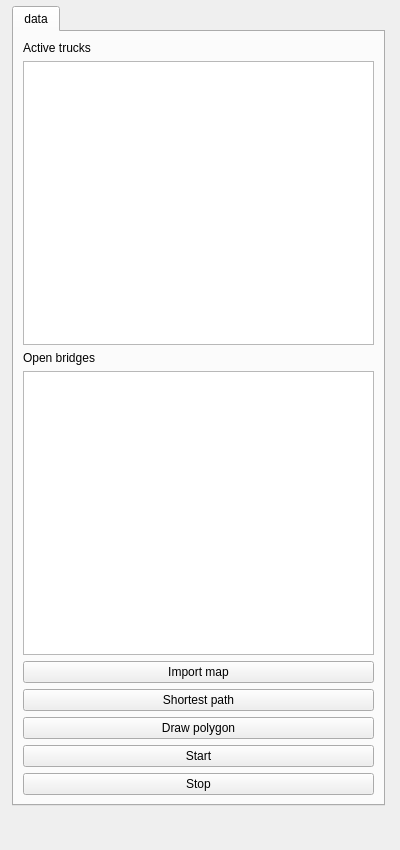
<?xml version="1.0" encoding="UTF-8"?>
<ui version="4.0">
 <class>SpatialDecisionDockWidgetBase</class>
 <widget class="QDockWidget" name="SpatialDecisionDockWidgetBase">
  <property name="geometry">
   <rect>
    <x>0</x>
    <y>0</y>
    <width>400</width>
    <height>850</height>
   </rect>
  </property>
  <property name="maximumSize">
   <size>
    <width>400</width>
    <height>850</height>
   </size>
  </property>
  <property name="windowTitle">
   <string>SDSS Template</string>
  </property>
  <widget class="QWidget" name="dockWidgetContents">
   <widget class="QTabWidget" name="sampleWidgets">
    <property name="geometry">
     <rect>
      <x>12</x>
      <y>6</y>
      <width>373</width>
      <height>800</height>
     </rect>
    </property>
    <property name="sizePolicy">
     <sizepolicy hsizetype="Expanding" vsizetype="Maximum">
      <horstretch>0</horstretch>
      <verstretch>0</verstretch>
     </sizepolicy>
    </property>
    <property name="maximumSize">
     <size>
      <width>16777215</width>
      <height>800</height>
     </size>
    </property>
    <property name="currentIndex">
     <number>0</number>
    </property>
    <widget class="QWidget" name="dataTab">
     <attribute name="title">
      <string>data</string>
     </attribute>
     <layout class="QVBoxLayout" name="verticalLayout_2">
      <item>
       <widget class="QLabel" name="trucks">
        <property name="text">
         <string>Active trucks</string>
        </property>
       </widget>
      </item>
      <item>
       <widget class="QListWidget" name="trucksList"/>
      </item>
      <item>
       <widget class="QLabel" name="bridges">
        <property name="text">
         <string>Open bridges</string>
        </property>
       </widget>
      </item>
      <item>
       <widget class="QListWidget" name="bridgesList"/>
      </item>
      <item>
       <widget class="QPushButton" name="importDataButton">
        <property name="text">
         <string>Import map</string>
        </property>
       </widget>
      </item>
      <item>
       <widget class="QPushButton" name="calcShortestPath">
        <property name="text">
         <string>Shortest path</string>
        </property>
       </widget>
      </item>
      <item>
       <widget class="QPushButton" name="drawPolygonButton">
        <property name="text">
         <string>Draw polygon</string>
        </property>
       </widget>
      </item>
      <item>
       <widget class="QPushButton" name="startCounterButton">
        <property name="text">
         <string>Start</string>
        </property>
       </widget>
      </item>
      <item>
       <widget class="QPushButton" name="stopCounterButton">
        <property name="text">
         <string>Stop</string>
        </property>
       </widget>
      </item>
     </layout>
    </widget>
   </widget>
  </widget>
 </widget>
 <resources/>
 <connections/>
</ui>
